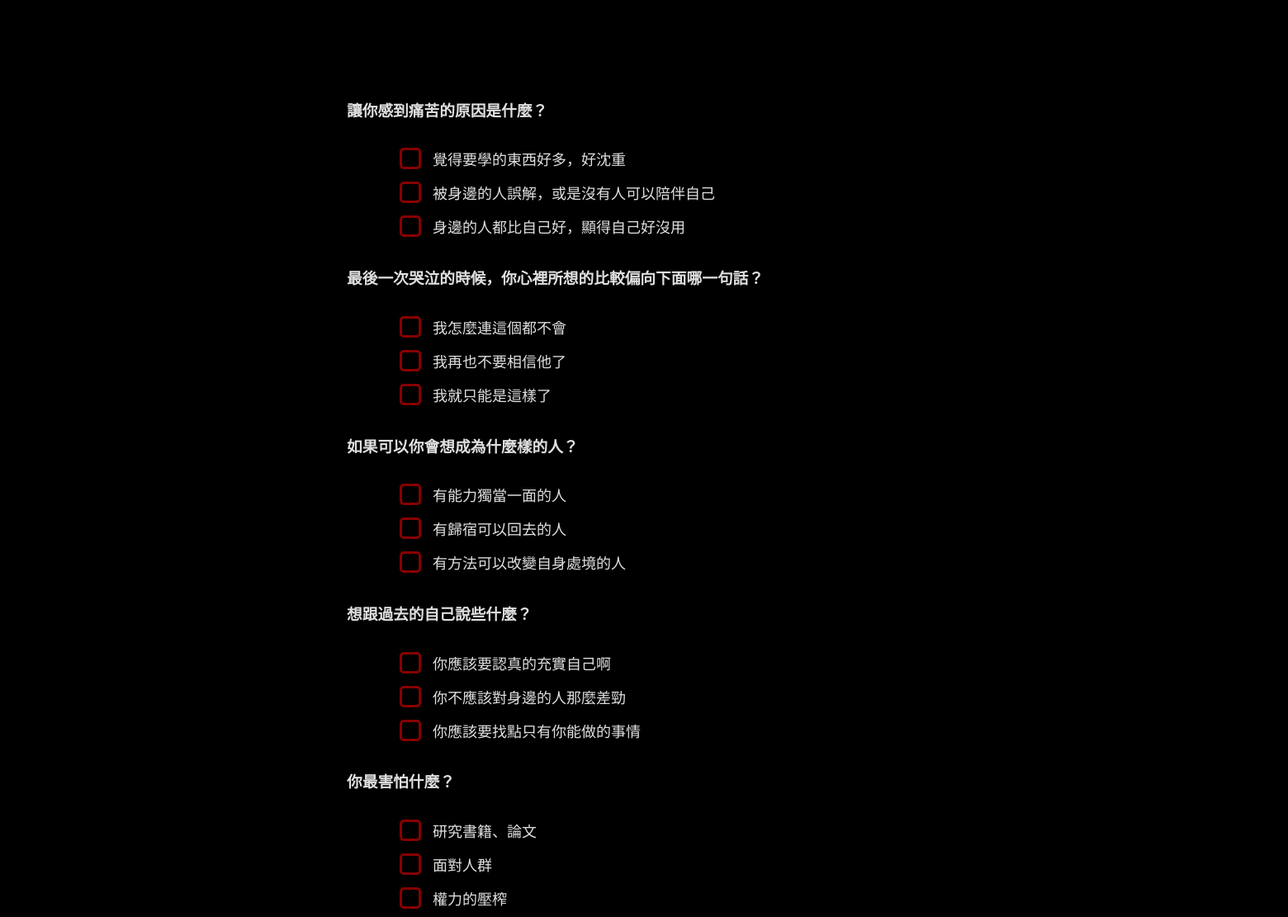
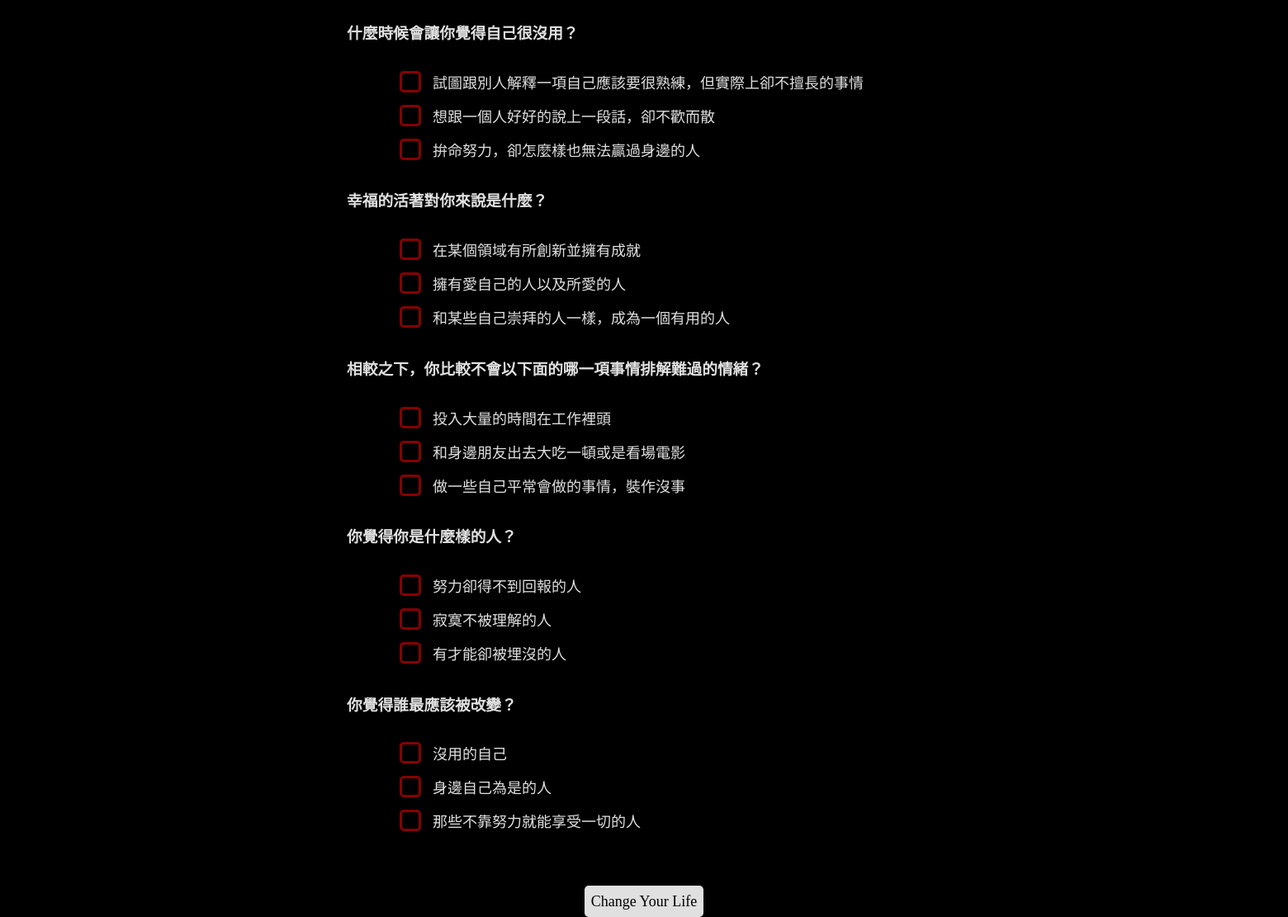
The page /magicsite/question/ (signed in) on the database its author committed (2 pictures, top to bottom).
### magicsite/models.py (models this page shows, shortened)
class Question(models.Model):
	text = models.CharField(max_length = 150)
	question_set = models.ForeignKey(Question_Set,on_delete = models.CASCADE)

class Option(models.Model):
	text = models.CharField(max_length = 150)
	op_type = models.CharField(max_length = 1, default="")
	question = models.ForeignKey(Question,on_delete = models.CASCADE)

### magicsite/views.py (the view)
@login_required
def question(request):
	question = Question.objects.all()
	return render(request, "question.html", {'question': question})

### magicsite/templates/question.html (shortened to what this page needs)
<!DOCTYPE html>
<html lang="en" >
<head>
</head>
<body>
<div class="questionnaire clearfix">
  <body onSelectStart="event.returnValue=false">
  <p>
    {% for q in question %}
<div class="type">
  <h3 id="qurstion">{{q.text}}</h1>
    <form>
      {% for o in q.option_set.all %}
      <div class="option">
        <div class="radio">
        </div>
        <label for="answer" >{{o.text}}
</label>
      </div>
       {% endfor %}
                  {% endfor %}
			<div class="button flicker-out-1">
					<button type="submit"><span style="font-family:cursive;">Change Your Life</span></button>
			</div>
        </div>
		</form>
    </div>
    </body>
	</div>

### magicsite/templates/question.html (style rules this page uses)
.flicker-out-1 { -webkit-animation: flicker-out-1 2s infinite linear; animation: flicker-out-1 2s infinite linear; }
* { font-family: Roboto; }
body { background-color: #000000; }
button { color: #000000; background-color: #E0E0E0; border: none; border-radius: 5px; font-size: 18px; padding: 8px; display: block; margin: auto; }
label { cursor: pointer; padding-left: 10px; font-size: 18px; }
.radio { background-color: #000000; border: 3px solid #880000; border-radius: 5px; width: 20px; height: 20px; cursor: pointer; }
.questionnaire { color:#E0E0E0; width: 750px; height: 475px; margin: 100px auto; }
.option { padding: 15px 0 0 60px; }
.radio, label { display: inline-block; vertical-align: middle; }
.button { padding-top: 50px; }
.type { margin:0px auto; width: 45em; overflow: hidden; white-space: nowrap; animation: typing 3s steps(30) }

### rows shown on the page
Question: text "讓你感到痛苦的原因是什麼？"
Option: text "覺得要學的東西好多，好沈重"
Option: text "被身邊的人誤解，或是沒有人可以陪伴自己"
Option: text "身邊的人都比自己好，顯得自己好沒用"
Question: text "最後一次哭泣的時候，你心裡所想的比較偏向下面哪一句話？"
Option: text "我怎麼連這個都不會"
Option: text "我再也不要相信他了"
Option: text "我就只能是這樣了"
Question: text "如果可以你會想成為什麼樣的人？"
Option: text "有能力獨當一面的人"
Option: text "有歸宿可以回去的人"
Option: text "有方法可以改變自身處境的人"
Question: text "想跟過去的自己說些什麼？"
Option: text "你應該要認真的充實自己啊"
Option: text "你不應該對身邊的人那麼差勁"
Option: text "你應該要找點只有你能做的事情"
Question: text "你最害怕什麼？"
Option: text "研究書籍、論文"
Option: text "面對人群"
Option: text "權力的壓榨"
Question: text "什麼時候會讓你覺得自己很沒用？"
Option: text "試圖跟別人解釋一項自己應該要很熟練，但實際上卻不擅長的事情"
Option: text "想跟一個人好好的說上一段話，卻不歡而散"
Option: text "拚命努力，卻怎麼樣也無法贏過身邊的人"
Question: text "幸福的活著對你來說是什麼？"
Option: text "在某個領域有所創新並擁有成就"
Option: text "擁有愛自己的人以及所愛的人"
Option: text "和某些自己崇拜的人一樣，成為一個有用的人"
Question: text "相較之下，你比較不會以下面的哪一項事情排解難過的情緒？"
Option: text "投入大量的時間在工作裡頭"
Option: text "和身邊朋友出去大吃一頓或是看場電影"
Option: text "做一些自己平常會做的事情，裝作沒事"
Question: text "你覺得你是什麼樣的人？"
Option: text "努力卻得不到回報的人"
Option: text "寂寞不被理解的人"
Option: text "有才能卻被埋沒的人"
Question: text "你覺得誰最應該被改變？"
Option: text "沒用的自己"
Option: text "身邊自己為是的人"
Option: text "那些不靠努力就能享受一切的人"
